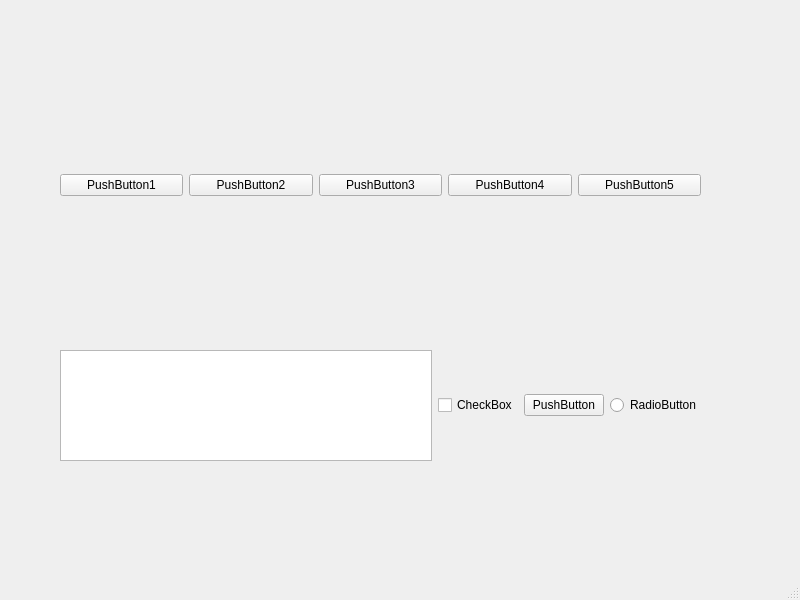
<?xml version="1.0" encoding="UTF-8"?>
<ui version="4.0">
 <class>MainWindow</class>
 <widget class="QMainWindow" name="MainWindow">
  <property name="geometry">
   <rect>
    <x>0</x>
    <y>0</y>
    <width>800</width>
    <height>600</height>
   </rect>
  </property>
  <property name="windowTitle">
   <string>MainWindow</string>
  </property>
  <widget class="QWidget" name="centralwidget">
   <widget class="QWidget" name="horizontalLayoutWidget">
    <property name="geometry">
     <rect>
      <x>60</x>
      <y>350</y>
      <width>641</width>
      <height>111</height>
     </rect>
    </property>
    <layout class="QHBoxLayout" name="horizontalLayout_2">
     <item>
      <widget class="QListView" name="listView"/>
     </item>
     <item>
      <widget class="QCheckBox" name="checkBox">
       <property name="text">
        <string>CheckBox</string>
       </property>
      </widget>
     </item>
     <item>
      <widget class="QPushButton" name="pushButton_6">
       <property name="text">
        <string>PushButton</string>
       </property>
      </widget>
     </item>
     <item>
      <widget class="QRadioButton" name="radioButton">
       <property name="text">
        <string>RadioButton</string>
       </property>
      </widget>
     </item>
    </layout>
   </widget>
   <widget class="QWidget" name="">
    <property name="geometry">
     <rect>
      <x>60</x>
      <y>120</y>
      <width>641</width>
      <height>131</height>
     </rect>
    </property>
    <layout class="QHBoxLayout" name="horizontalLayout">
     <item>
      <widget class="QPushButton" name="pushButton">
       <property name="text">
        <string>PushButton1</string>
       </property>
      </widget>
     </item>
     <item>
      <widget class="QPushButton" name="pushButton_2">
       <property name="text">
        <string>PushButton2</string>
       </property>
      </widget>
     </item>
     <item>
      <widget class="QPushButton" name="pushButton_3">
       <property name="text">
        <string>PushButton3</string>
       </property>
      </widget>
     </item>
     <item>
      <widget class="QPushButton" name="pushButton_4">
       <property name="text">
        <string>PushButton4</string>
       </property>
      </widget>
     </item>
     <item>
      <widget class="QPushButton" name="pushButton_5">
       <property name="text">
        <string>PushButton5</string>
       </property>
      </widget>
     </item>
    </layout>
   </widget>
  </widget>
  <widget class="QMenuBar" name="menubar">
   <property name="geometry">
    <rect>
     <x>0</x>
     <y>0</y>
     <width>800</width>
     <height>22</height>
    </rect>
   </property>
  </widget>
  <widget class="QStatusBar" name="statusbar"/>
 </widget>
 <resources/>
 <connections/>
</ui>
